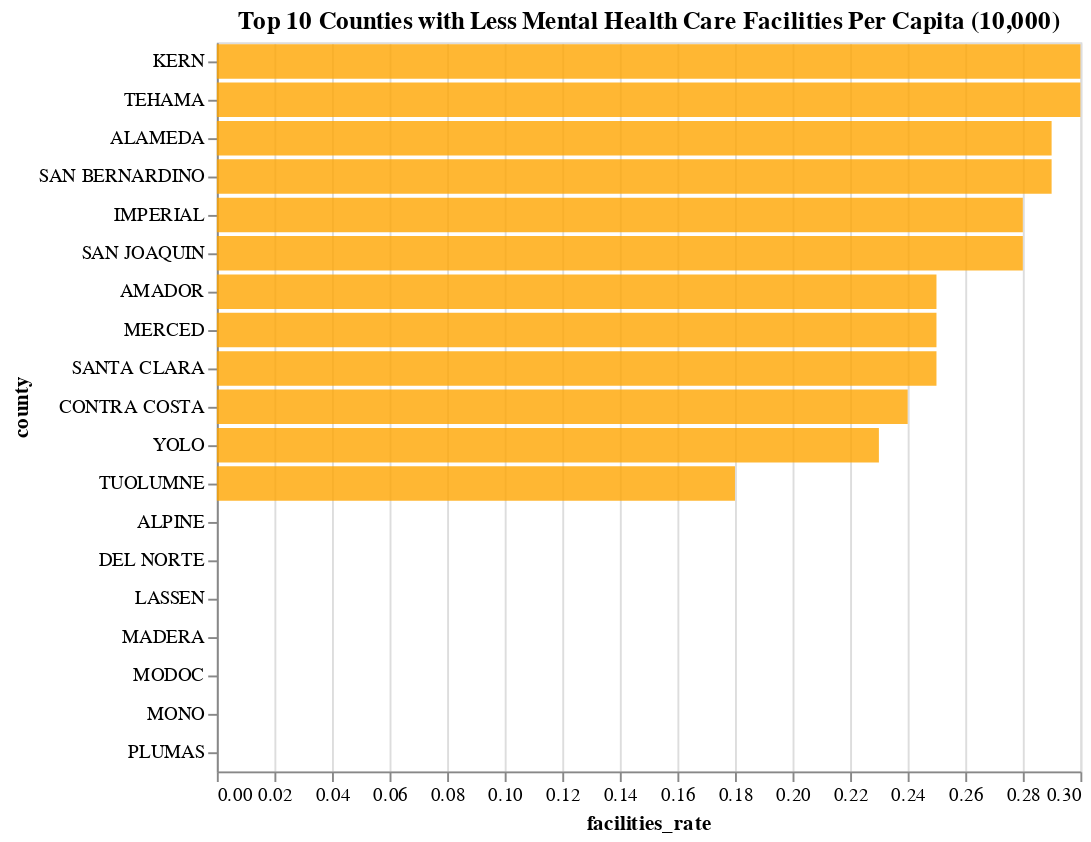

Notebook cell for this chart:
### Code cell
source = full_data

chart_top10popless=alt.Chart(source).mark_bar().encode(
    x=alt.X('facilities_rate'),
    y=alt.Y('county', sort='-x'),
    tooltip=['facilities_rate'],
).properties(width=450, title='Top 10 Counties with Less Mental Health Care Facilities Per Capita (10,000)'
).transform_window(
    rank='rank(facilities_rate)',
    sort=[alt.SortField('facilities_rate', order='ascending')]
).transform_filter(
    (alt.datum.rank < 20)
).configure_bar(
    opacity=0.8,
    color='orange'
)

chart_top10popless

### Figure 1 — Vega-Lite specification as saved in the notebook (floating-point values rounded to 4 significant figures)
{"config": {"view": {"continuousWidth": 400, "continuousHeight": 300}, "bar": {"color": "orange", "opacity": 0.8}}, "data": {"name": "data-045cf67cca829ebb815c5d88d5ce0d26"}, "mark": "bar", "encoding": {"tooltip": [{"field": "facilities_rate", "type": "quantitative"}], "x": {"field": "facilities_rate", "type": "quantitative"}, "y": {"field": "county", "sort": "-x", "type": "nominal"}}, "title": "Top 10 Counties with Less Mental Health Care Facilities Per Capita (10,000)", "transform": [{"window": [{"op": "rank", "field": "facilities_rate", "as": "rank"}], "sort": [{"field": "facilities_rate", "order": "ascending"}]}, {"filter": "(datum.rank < 20)"}], "width": 450, "$schema": "https://vega.github.io/schema/vega-lite/v4.17.0.json", "datasets": {"data-045cf67cca829ebb815c5d88d5ce0d26": [{"year": 2020, "county": "ALAMEDA", "geography_type": "Residence", "cause": "Intentional self-harm (suicide)", "deaths": 141.0, "facility_count": 48.0, "suicide_2015_2017": "        8.6   ", "suicide_2018_2020": "        8.8   ", "drug_induced_deaths_2015_2017": "        9.9   ", "drug_induced_deaths_2018_2020": "       15.4   ", "population": 1682353, "full_county_name": "Alameda County", "facilities_rate": 0.29}, {"year": 2020, "county": "ALPINE", "geography_type": "Residence", "cause": "Intentional self-harm (suicide)", "deaths": 0.0, "facility_count": null, "suicide_2015_2017": "        -     ", "suicide_2018_2020": "       58.3 * ", "drug_induced_deaths_2015_2017": "        -     ", "drug_induced_deaths_2018_2020": "      116.6 * ", "population": 1204, "full_county_name": "Alpine County", "facilities_rate": null}, {"year": 2020, "county": "AMADOR", "geography_type": "Residence", "cause": "Intentional self-harm (suicide)", "deaths": 12.0, "facility_count": 1.0, "suicide_2015_2017": "       21.2   ", "suicide_2018_2020": "       33.7   ", "drug_induced_deaths_2015_2017": "       16.0 * ", "drug_induced_deaths_2018_2020": "       25.4   ", "population": 40474, "full_county_name": "Amador County", "facilities_rate": 0.25}, {"year": 2020, "county": "BUTTE", "geography_type": "Residence", "cause": "Intentional self-harm (suicide)", "deaths": 43.0, "facility_count": 12.0, "suicide_2015_2017": "       18.9   ", "suicide_2018_2020": "       22.1   ", "drug_induced_deaths_2015_2017": "       27.8   ", "drug_induced_deaths_2018_2020": "       31.4   ", "population": 211632, "full_county_name": "Butte County", "facilities_rate": 0.57}, {"year": 2020, "county": "CALAVERAS", "geography_type": "Residence", "cause": "Intentional self-harm (suicide)", "deaths": 13.0, "facility_count": 4.0, "suicide_2015_2017": "       26.1   ", "suicide_2018_2020": "       24.3   ", "drug_induced_deaths_2015_2017": "       18.0   ", "drug_induced_deaths_2018_2020": "       25.5   ", "population": 45292, "full_county_name": "Calaveras County", "facilities_rate": 0.88}, {"year": 2020, "county": "COLUSA", "geography_type": "Residence", "cause": "Intentional self-harm (suicide)", "deaths": null, "facility_count": 1.0, "suicide_2015_2017": "        9.7 * ", "suicide_2018_2020": "        8.7 * ", "drug_induced_deaths_2015_2017": "       16.7 * ", "drug_induced_deaths_2018_2020": "       13.8 * ", "population": 21839, "full_county_name": "Colusa County", "facilities_rate": 0.46}, {"year": 2020, "county": "CONTRA COSTA", "geography_type": "Residence", "cause": "Intentional self-harm (suicide)", "deaths": 108.0, "facility_count": 28.0, "suicide_2015_2017": "       10.3   ", "suicide_2018_2020": "        9.3   ", "drug_induced_deaths_2015_2017": "       10.9   ", "drug_induced_deaths_2018_2020": "       16.6   ", "population": 1165927, "full_county_name": "Contra Costa County", "facilities_rate": 0.24}, {"year": 2020, "county": "DEL NORTE", "geography_type": "Residence", "cause": "Intentional self-harm (suicide)", "deaths": null, "facility_count": null, "suicide_2015_2017": "       13.0 * ", "suicide_2018_2020": "       22.8 * ", "drug_induced_deaths_2015_2017": "       24.8 * ", "drug_induced_deaths_2018_2020": "       30.8   ", "population": 27743, "full_county_name": "Del Norte County", "facilities_rate": null}, {"year": 2020, "county": "EL DORADO", "geography_type": "Residence", "cause": "Intentional self-harm (suicide)", "deaths": 34.0, "facility_count": 9.0, "suicide_2015_2017": "       18.6   ", "suicide_2018_2020": "       16.7   ", "drug_induced_deaths_2015_2017": "       21.2   ", "drug_induced_deaths_2018_2020": "       20.2   ", "population": 191185, "full_county_name": "El Dorado County", "facilities_rate": 0.47}, {"year": 2020, "county": "FRESNO", "geography_type": "Residence", "cause": "Intentional self-harm (suicide)", "deaths": 108.0, "facility_count": 46.0, "suicide_2015_2017": "       11.0   ", "suicide_2018_2020": "       11.0   ", "drug_induced_deaths_2015_2017": "       16.3   ", "drug_induced_deaths_2018_2020": "       16.3   ", "population": 1008654, "full_county_name": "Fresno County", "facilities_rate": 0.46}, {"year": 2020, "county": "GLENN", "geography_type": "Residence", "cause": "Intentional self-harm (suicide)", "deaths": null, "facility_count": 1.0, "suicide_2015_2017": "       28.9   ", "suicide_2018_2020": "       18.9 * ", "drug_induced_deaths_2015_2017": "       10.2 * ", "drug_induced_deaths_2018_2020": "       25.0 * ", "population": 28917, "full_county_name": "Glenn County", "facilities_rate": 0.35}, {"year": 2020, "county": "HUMBOLDT", "geography_type": "Residence", "cause": "Intentional self-harm (suicide)", "deaths": 26.0, "facility_count": 10.0, "suicide_2015_2017": "       23.6   ", "suicide_2018_2020": "       22.4   ", "drug_induced_deaths_2015_2017": "       38.1   ", "drug_induced_deaths_2018_2020": "       37.0   ", "population": 136463, "full_county_name": "Humboldt County", "facilities_rate": 0.73}, {"year": 2020, "county": "IMPERIAL", "geography_type": "Residence", "cause": "Intentional self-harm (suicide)", "deaths": 12.0, "facility_count": 5.0, "suicide_2015_2017": "        9.2   ", "suicide_2018_2020": "        5.7   ", "drug_induced_deaths_2015_2017": "       20.5   ", "drug_induced_deaths_2018_2020": "       28.0   ", "population": 179702, "full_county_name": "Imperial County", "facilities_rate": 0.28}, {"year": 2020, "county": "INYO", "geography_type": "Residence", "cause": "Intentional self-harm (suicide)", "deaths": null, "facility_count": 2.0, "suicide_2015_2017": "       15.6 * ", "suicide_2018_2020": "       18.3 * ", "drug_induced_deaths_2015_2017": "       23.3 * ", "drug_induced_deaths_2018_2020": "       48.1   ", "population": 19016, "full_county_name": "Inyo County", "facilities_rate": 1.05}, {"year": 2020, "county": "KERN", "geography_type": "Residence", "cause": "Intentional self-harm (suicide)", "deaths": 121.0, "facility_count": 27.0, "suicide_2015_2017": "       14.2   ", "suicide_2018_2020": "       13.5   ", "drug_induced_deaths_2015_2017": "       26.1   ", "drug_induced_deaths_2018_2020": "       33.3   ", "population": 909235, "full_county_name": "Kern County", "facilities_rate": 0.3}, {"year": 2020, "county": "KINGS", "geography_type": "Residence", "cause": "Intentional self-harm (suicide)", "deaths": 18.0, "facility_count": 5.0, "suicide_2015_2017": "       12.6   ", "suicide_2018_2020": "       14.7   ", "drug_induced_deaths_2015_2017": "       11.3   ", "drug_induced_deaths_2018_2020": "       18.3   ", "population": 152486, "full_county_name": "Kings County", "facilities_rate": 0.33}, {"year": 2020, "county": "LAKE", "geography_type": "Residence", "cause": "Intentional self-harm (suicide)", "deaths": 11.0, "facility_count": 5.0, "suicide_2015_2017": "       29.4   ", "suicide_2018_2020": "       25.4   ", "drug_induced_deaths_2015_2017": "       40.5   ", "drug_induced_deaths_2018_2020": "       66.1   ", "population": 68163, "full_county_name": "Lake County", "facilities_rate": 0.73}, {"year": 2020, "county": "LASSEN", "geography_type": "Residence", "cause": "Intentional self-harm (suicide)", "deaths": null, "facility_count": null, "suicide_2015_2017": "       25.7   ", "suicide_2018_2020": "       26.0   ", "drug_induced_deaths_2015_2017": "       23.4   ", "drug_induced_deaths_2018_2020": "       29.9   ", "population": 32730, "full_county_name": "Lassen County", "facilities_rate": null}, {"year": 2020, "county": "LOS ANGELES", "geography_type": "Residence", "cause": "Intentional self-harm (suicide)", "deaths": 849.0, "facility_count": 626.0, "suicide_2015_2017": "        8.1   ", "suicide_2018_2020": "        8.2   ", "drug_induced_deaths_2015_2017": "        8.5   ", "drug_induced_deaths_2018_2020": "       14.1   ", "population": 10014009, "full_county_name": "Los Angeles County", "facilities_rate": 0.63}, {"year": 2020, "county": "MADERA", "geography_type": "Residence", "cause": "Intentional self-harm (suicide)", "deaths": 16.0, "facility_count": null, "suicide_2015_2017": "       11.3   ", "suicide_2018_2020": "       11.4   ", "drug_induced_deaths_2015_2017": "       15.1   ", "drug_induced_deaths_2018_2020": "       15.6   ", "population": 156255, "full_county_name": "Madera County", "facilities_rate": null}, {"year": 2020, "county": "MARIN", "geography_type": "Residence", "cause": "Intentional self-harm (suicide)", "deaths": 36.0, "facility_count": 30.0, "suicide_2015_2017": "       12.7   ", "suicide_2018_2020": "       14.4   ", "drug_induced_deaths_2015_2017": "       12.4   ", "drug_induced_deaths_2018_2020": "       16.9   ", "population": 262321, "full_county_name": "Marin County", "facilities_rate": 1.14}, {"year": 2020, "county": "MARIPOSA", "geography_type": "Residence", "cause": "Intentional self-harm (suicide)", "deaths": null, "facility_count": 1.0, "suicide_2015_2017": "       33.2 * ", "suicide_2018_2020": "       22.4 * ", "drug_induced_deaths_2015_2017": "       17.4 * ", "drug_induced_deaths_2018_2020": "       22.6 * ", "population": 17131, "full_county_name": "Mariposa County", "facilities_rate": 0.58}, {"year": 2020, "county": "MENDOCINO", "geography_type": "Residence", "cause": "Intentional self-harm (suicide)", "deaths": 29.0, "facility_count": 7.0, "suicide_2015_2017": "       21.5   ", "suicide_2018_2020": "       20.8   ", "drug_induced_deaths_2015_2017": "       26.2   ", "drug_induced_deaths_2018_2020": "       42.0   ", "population": 91601, "full_county_name": "Mendocino County", "facilities_rate": 0.76}, {"year": 2020, "county": "MERCED", "geography_type": "Residence", "cause": "Intentional self-harm (suicide)", "deaths": 25.0, "facility_count": 7.0, "suicide_2015_2017": "       11.9   ", "suicide_2018_2020": "        9.1   ", "drug_induced_deaths_2015_2017": "       15.9   ", "drug_induced_deaths_2018_2020": "       18.3   ", "population": 281202, "full_county_name": "Merced County", "facilities_rate": 0.25}, {"year": 2020, "county": "MODOC", "geography_type": "Residence", "cause": "Intentional self-harm (suicide)", "deaths": 0.0, "facility_count": null, "suicide_2015_2017": "       15.3 * ", "suicide_2018_2020": "       20.1 * ", "drug_induced_deaths_2015_2017": "       21.5 * ", "drug_induced_deaths_2018_2020": "       10.4 * ", "population": 8700, "full_county_name": "Modoc County", "facilities_rate": null}, {"year": 2020, "county": "MONO", "geography_type": "Residence", "cause": "Intentional self-harm (suicide)", "deaths": null, "facility_count": null, "suicide_2015_2017": "       11.1 * ", "suicide_2018_2020": "       11.8 * ", "drug_induced_deaths_2015_2017": "        6.0 * ", "drug_induced_deaths_2018_2020": "       11.8 * ", "population": 13195, "full_county_name": "Mono County", "facilities_rate": null}, {"year": 2020, "county": "MONTEREY", "geography_type": "Residence", "cause": "Intentional self-harm (suicide)", "deaths": 48.0, "facility_count": 16.0, "suicide_2015_2017": "        9.3   ", "suicide_2018_2020": "        9.6   ", "drug_induced_deaths_2015_2017": "       11.2   ", "drug_induced_deaths_2018_2020": "       16.6   ", "population": 439035, "full_county_name": "Monterey County", "facilities_rate": 0.36}, {"year": 2020, "county": "NAPA", "geography_type": "Residence", "cause": "Intentional self-harm (suicide)", "deaths": 21.0, "facility_count": 6.0, "suicide_2015_2017": "       10.2   ", "suicide_2018_2020": "       10.8   ", "drug_induced_deaths_2015_2017": "       10.4   ", "drug_induced_deaths_2018_2020": "       13.3   ", "population": 138019, "full_county_name": "Napa County", "facilities_rate": 0.43}, {"year": 2020, "county": "NEVADA", "geography_type": "Residence", "cause": "Intentional self-harm (suicide)", "deaths": 25.0, "facility_count": 5.0, "suicide_2015_2017": "       18.7   ", "suicide_2018_2020": "       21.0   ", "drug_induced_deaths_2015_2017": "       22.3   ", "drug_induced_deaths_2018_2020": "       24.2   ", "population": 102241, "full_county_name": "Nevada County", "facilities_rate": 0.49}, {"year": 2020, "county": "ORANGE", "geography_type": "Residence", "cause": "Intentional self-harm (suicide)", "deaths": 295.0, "facility_count": 392.0, "suicide_2015_2017": "        9.3   ", "suicide_2018_2020": "        9.9   ", "drug_induced_deaths_2015_2017": "       12.1   ", "drug_induced_deaths_2018_2020": "       15.6   ", "population": 3186989, "full_county_name": "Orange County", "facilities_rate": 1.23}, {"year": 2020, "county": "PLACER", "geography_type": "Residence", "cause": "Intentional self-harm (suicide)", "deaths": 60.0, "facility_count": 16.0, "suicide_2015_2017": "       12.1   ", "suicide_2018_2020": "       12.4   ", "drug_induced_deaths_2015_2017": "       11.9   ", "drug_induced_deaths_2018_2020": "       15.5   ", "population": 404739, "full_county_name": "Placer County", "facilities_rate": 0.4}, {"year": 2020, "county": "PLUMAS", "geography_type": "Residence", "cause": "Intentional self-harm (suicide)", "deaths": null, "facility_count": null, "suicide_2015_2017": "       25.3 * ", "suicide_2018_2020": "       16.4 * ", "drug_induced_deaths_2015_2017": "       27.7 * ", "drug_induced_deaths_2018_2020": "       25.3 * ", "population": 19790, "full_county_name": "Plumas County", "facilities_rate": null}, {"year": 2020, "county": "RIVERSIDE", "geography_type": "Residence", "cause": "Intentional self-harm (suicide)", "deaths": 261.0, "facility_count": 120.0, "suicide_2015_2017": "       11.4   ", "suicide_2018_2020": "       11.9   ", "drug_induced_deaths_2015_2017": "       16.4   ", "drug_induced_deaths_2018_2020": "       23.1   ", "population": 2418185, "full_county_name": "Riverside County", "facilities_rate": 0.5}, {"year": 2020, "county": "SACRAMENTO", "geography_type": "Residence", "cause": "Intentional self-harm (suicide)", "deaths": 179.0, "facility_count": 64.0, "suicide_2015_2017": "       13.0   ", "suicide_2018_2020": "       12.6   ", "drug_induced_deaths_2015_2017": "       17.1   ", "drug_induced_deaths_2018_2020": "       20.8   ", "population": 1585055, "full_county_name": "Sacramento County", "facilities_rate": 0.4}, {"year": 2020, "county": "SAN BENITO", "geography_type": "Residence", "cause": "Intentional self-harm (suicide)", "deaths": null, "facility_count": 5.0, "suicide_2015_2017": "       11.0 * ", "suicide_2018_2020": "        8.6 * ", "drug_induced_deaths_2015_2017": "       10.0 * ", "drug_induced_deaths_2018_2020": "       13.4   ", "population": 64209, "full_county_name": "San Benito County", "facilities_rate": 0.78}, {"year": 2020, "county": "SAN BERNARDINO", "geography_type": "Residence", "cause": "Intentional self-harm (suicide)", "deaths": 242.0, "facility_count": 64.0, "suicide_2015_2017": "       11.0   ", "suicide_2018_2020": "       11.2   ", "drug_induced_deaths_2015_2017": "       12.2   ", "drug_induced_deaths_2018_2020": "       18.2   ", "population": 2181654, "full_county_name": "San Bernardino County", "facilities_rate": 0.29}, {"year": 2020, "county": "SAN DIEGO", "geography_type": "Residence", "cause": "Intentional self-harm (suicide)", "deaths": 404.0, "facility_count": 174.0, "suicide_2015_2017": "       12.4   ", "suicide_2018_2020": "       12.4   ", "drug_induced_deaths_2015_2017": "       13.8   ", "drug_induced_deaths_2018_2020": "       18.5   ", "population": 3298634, "full_county_name": "San Diego County", "facilities_rate": 0.53}, {"year": 2020, "county": "SAN FRANCISCO", "geography_type": "Residence", "cause": "Intentional self-harm (suicide)", "deaths": 77.0, "facility_count": 56.0, "suicide_2015_2017": "       10.5   ", "suicide_2018_2020": "        8.0   ", "drug_induced_deaths_2015_2017": "       19.1   ", "drug_induced_deaths_2018_2020": "       38.1   ", "population": 873965, "full_county_name": "San Francisco County", "facilities_rate": 0.64}, {"year": 2020, "county": "SAN JOAQUIN", "geography_type": "Residence", "cause": "Intentional self-harm (suicide)", "deaths": 92.0, "facility_count": 22.0, "suicide_2015_2017": "       10.4   ", "suicide_2018_2020": "       10.8   ", "drug_induced_deaths_2015_2017": "       17.9   ", "drug_induced_deaths_2018_2020": "       19.6   ", "population": 779233, "full_county_name": "San Joaquin County", "facilities_rate": 0.28}, {"year": 2020, "county": "SAN LUIS OBISPO", "geography_type": "Residence", "cause": "Intentional self-harm (suicide)", "deaths": 42.0, "facility_count": 15.0, "suicide_2015_2017": "       17.2   ", "suicide_2018_2020": "       16.2   ", "drug_induced_deaths_2015_2017": "       17.6   ", "drug_induced_deaths_2018_2020": "       23.9   ", "population": 282424, "full_county_name": "San Luis Obispo County", "facilities_rate": 0.53}, {"year": 2020, "county": "SAN MATEO", "geography_type": "Residence", "cause": "Intentional self-harm (suicide)", "deaths": 80.0, "facility_count": 29.0, "suicide_2015_2017": "        7.4   ", "suicide_2018_2020": "        8.5   ", "drug_induced_deaths_2015_2017": "        8.2   ", "drug_induced_deaths_2018_2020": "       12.0   ", "population": 764442, "full_county_name": "San Mateo County", "facilities_rate": 0.38}, {"year": 2020, "county": "SANTA BARBARA", "geography_type": "Residence", "cause": "Intentional self-harm (suicide)", "deaths": 52.0, "facility_count": 34.0, "suicide_2015_2017": "       12.9   ", "suicide_2018_2020": "       11.4   ", "drug_induced_deaths_2015_2017": "       16.1   ", "drug_induced_deaths_2018_2020": "       18.3   ", "population": 448229, "full_county_name": "Santa Barbara County", "facilities_rate": 0.76}, {"year": 2020, "county": "SANTA CLARA", "geography_type": "Residence", "cause": "Intentional self-harm (suicide)", "deaths": 174.0, "facility_count": 49.0, "suicide_2015_2017": "        7.3   ", "suicide_2018_2020": "        8.2   ", "drug_induced_deaths_2015_2017": "        7.6   ", "drug_induced_deaths_2018_2020": "       11.2   ", "population": 1936259, "full_county_name": "Santa Clara County", "facilities_rate": 0.25}, {"year": 2020, "county": "SANTA CRUZ", "geography_type": "Residence", "cause": "Intentional self-harm (suicide)", "deaths": 29.0, "facility_count": 21.0, "suicide_2015_2017": "       15.9   ", "suicide_2018_2020": "       12.8   ", "drug_induced_deaths_2015_2017": "       17.6   ", "drug_induced_deaths_2018_2020": "       20.3   ", "population": 270861, "full_county_name": "Santa Cruz County", "facilities_rate": 0.78}, {"year": 2020, "county": "SHASTA", "geography_type": "Residence", "cause": "Intentional self-harm (suicide)", "deaths": 37.0, "facility_count": 10.0, "suicide_2015_2017": "       24.1   ", "suicide_2018_2020": "       25.0   ", "drug_induced_deaths_2015_2017": "       22.8   ", "drug_induced_deaths_2018_2020": "       26.9   ", "population": 182155, "full_county_name": "Shasta County", "facilities_rate": 0.55}, {"year": 2020, "county": "SIERRA", "geography_type": "Residence", "cause": "Intentional self-harm (suicide)", "deaths": null, "facility_count": 1.0, "suicide_2015_2017": "       53.5 * ", "suicide_2018_2020": "       26.8 * ", "drug_induced_deaths_2015_2017": "        -     ", "drug_induced_deaths_2018_2020": "       23.5 * ", "population": 3236, "full_county_name": "Sierra County", "facilities_rate": 3.09}, {"year": 2020, "county": "SISKIYOU", "geography_type": "Residence", "cause": "Intentional self-harm (suicide)", "deaths": 11.0, "facility_count": 3.0, "suicide_2015_2017": "       22.2   ", "suicide_2018_2020": "       24.1   ", "drug_induced_deaths_2015_2017": "       31.9   ", "drug_induced_deaths_2018_2020": "       21.9   ", "population": 44076, "full_county_name": "Siskiyou County", "facilities_rate": 0.68}, {"year": 2020, "county": "SOLANO", "geography_type": "Residence", "cause": "Intentional self-harm (suicide)", "deaths": 58.0, "facility_count": 15.0, "suicide_2015_2017": "       11.4   ", "suicide_2018_2020": "       14.0   ", "drug_induced_deaths_2015_2017": "       13.5   ", "drug_induced_deaths_2018_2020": "       19.2   ", "population": 453491, "full_county_name": "Solano County", "facilities_rate": 0.33}, {"year": 2020, "county": "SONOMA", "geography_type": "Residence", "cause": "Intentional self-harm (suicide)", "deaths": 68.0, "facility_count": 32.0, "suicide_2015_2017": "       12.4   ", "suicide_2018_2020": "       14.1   ", "drug_induced_deaths_2015_2017": "       14.4   ", "drug_induced_deaths_2018_2020": "       23.5   ", "population": 488863, "full_county_name": "Sonoma County", "facilities_rate": 0.65}, {"year": 2020, "county": "STANISLAUS", "geography_type": "Residence", "cause": "Intentional self-harm (suicide)", "deaths": 52.0, "facility_count": 17.0, "suicide_2015_2017": "       10.4   ", "suicide_2018_2020": "       11.4   ", "drug_induced_deaths_2015_2017": "       18.8   ", "drug_induced_deaths_2018_2020": "       21.4   ", "population": 552878, "full_county_name": "Stanislaus County", "facilities_rate": 0.31}, {"year": 2020, "county": "SUTTER", "geography_type": "Residence", "cause": "Intentional self-harm (suicide)", "deaths": 11.0, "facility_count": 8.0, "suicide_2015_2017": "       14.2   ", "suicide_2018_2020": "        9.6   ", "drug_induced_deaths_2015_2017": "       11.6   ", "drug_induced_deaths_2018_2020": "       17.0   ", "population": 99633, "full_county_name": "Sutter County", "facilities_rate": 0.8}, {"year": 2020, "county": "TEHAMA", "geography_type": "Residence", "cause": "Intentional self-harm (suicide)", "deaths": 12.0, "facility_count": 2.0, "suicide_2015_2017": "       19.3   ", "suicide_2018_2020": "       18.9   ", "drug_induced_deaths_2015_2017": "       10.5 * ", "drug_induced_deaths_2018_2020": "       11.9   ", "population": 65829, "full_county_name": "Tehama County", "facilities_rate": 0.3}, {"year": 2020, "county": "TRINITY", "geography_type": "Residence", "cause": "Intentional self-harm (suicide)", "deaths": null, "facility_count": 1.0, "suicide_2015_2017": "       44.2 * ", "suicide_2018_2020": "       25.8 * ", "drug_induced_deaths_2015_2017": "       19.2 * ", "drug_induced_deaths_2018_2020": "       24.0 * ", "population": 16112, "full_county_name": "Trinity County", "facilities_rate": 0.62}, {"year": 2020, "county": "TULARE", "geography_type": "Residence", "cause": "Intentional self-harm (suicide)", "deaths": 32.0, "facility_count": 22.0, "suicide_2015_2017": "       11.2   ", "suicide_2018_2020": "        7.7   ", "drug_induced_deaths_2015_2017": "       10.8   ", "drug_induced_deaths_2018_2020": "       13.3   ", "population": 473117, "full_county_name": "Tulare County", "facilities_rate": 0.47}, {"year": 2020, "county": "TUOLUMNE", "geography_type": "Residence", "cause": "Intentional self-harm (suicide)", "deaths": 15.0, "facility_count": 1.0, "suicide_2015_2017": "       19.2   ", "suicide_2018_2020": "       22.4   ", "drug_induced_deaths_2015_2017": "       33.0   ", "drug_induced_deaths_2018_2020": "       21.8   ", "population": 55620, "full_county_name": "Tuolumne County", "facilities_rate": 0.18}, {"year": 2020, "county": "VENTURA", "geography_type": "Residence", "cause": "Intentional self-harm (suicide)", "deaths": 83.0, "facility_count": 48.0, "suicide_2015_2017": "       10.9   ", "suicide_2018_2020": "       10.2   ", "drug_induced_deaths_2015_2017": "       14.8   ", "drug_induced_deaths_2018_2020": "       19.0   ", "population": 843843, "full_county_name": "Ventura County", "facilities_rate": 0.57}, {"year": 2020, "county": "YOLO", "geography_type": "Residence", "cause": "Intentional self-harm (suicide)", "deaths": 17.0, "facility_count": 5.0, "suicide_2015_2017": "       12.7   ", "suicide_2018_2020": "        9.3   ", "drug_induced_deaths_2015_2017": "       15.4   ", "drug_induced_deaths_2018_2020": "       15.0   ", "population": 216403, "full_county_name": "Yolo County", "facilities_rate": 0.23}, {"year": 2020, "county": "YUBA", "geography_type": "Residence", "cause": "Intentional self-harm (suicide)", "deaths": 13.0, "facility_count": 4.0, "suicide_2015_2017": "       19.3   ", "suicide_2018_2020": "       20.5   ", "drug_induced_deaths_2015_2017": "       23.0   ", "drug_induced_deaths_2018_2020": "       20.1   ", "population": 81575, "full_county_name": "Yuba County", "facilities_rate": 0.49}]}}
